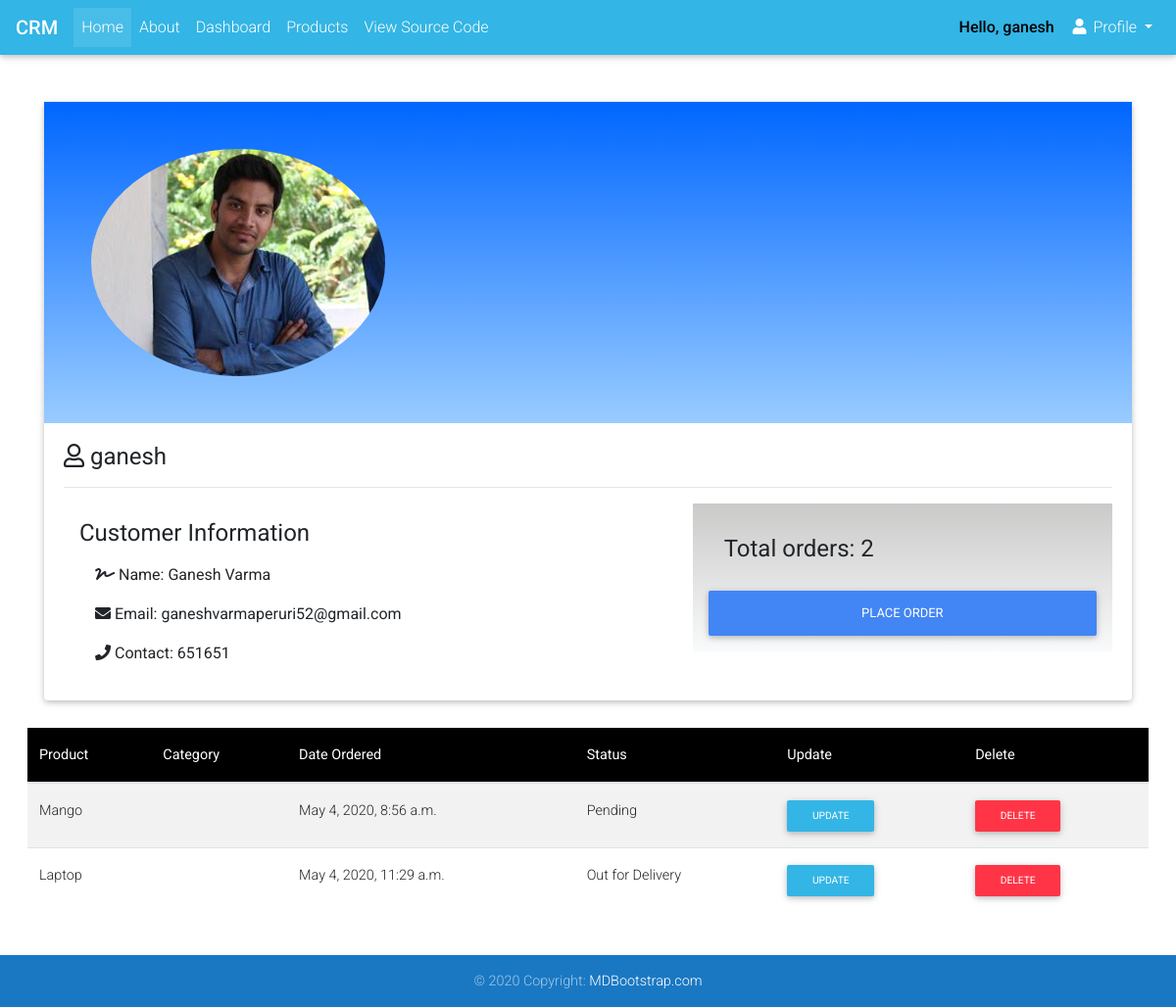
Page /customer/1 (signed in) on the committed database.
### webapp/models.py (models this page shows, shortened)
class Customer(models.Model):
    user = models.OneToOneField(User, on_delete=models.CASCADE, null=True)
    contact = models.CharField(max_length=20, null=True)
    date_created = models.DateTimeField(auto_now_add=True, null=True)
    image = models.ImageField(default='profile_pic.png', upload_to='profile_pics')

class Orders(models.Model):
    STATUS = (('Pending', 'Pending'),
              ('Out for Delivery', 'Out for Delivery'),
              ('Delivered', 'Delivered'))
    customer = models.ForeignKey(Customer, on_delete=models.SET_NULL, null=True)
    products = models.ForeignKey(Products, on_delete=models.SET_NULL, null=True)
    status = models.CharField(max_length=50, null=True, choices=STATUS)
    date_created= models.DateTimeField(auto_now_add=True)

class Products(models.Model):
    CATEGORY = (('Indoor','Indoor'), ('Outdoor', 'Outdoor'))
    name = models.CharField(max_length=20, null=True)
    price = models.CharField(max_length=20, null=True)
    description = models.TextField(max_length=50, null=True)
    date_created = models.DateTimeField(auto_now_add=True)
    category = models.CharField(max_length=20, choices=CATEGORY, null=True, blank=True)
    tag = models.ManyToManyField(Tag, null=True, blank=True)
    def __str__(self):
        return self.name

### webapp/views.py (the view)
# urls.py: path('customer/<str:pk>', views.customers, name='customer'),
@login_required(login_url='login')
def customers(request, pk):
    customer = Customer.objects.get(id=pk)
    orders = customer.orders_set.all()
    total_orders = orders.count()
    context = {'customer':customer, 'total_orders':total_orders, 'orders':orders}
    return render(request, 'customer.html',context)

### templates/customer.html
{% extends 'base.html' %}
{% block content %}
<div class="container mt-5">
    <div class="card testimonial-card">
      <div class="card-up" style="background:linear-gradient(to bottom, #0066ff 0%, #99ccff 100%)">
          <div class="avatar mx-auto p-5">
            <img src="{{customer.image.url}}" class="rounded-circle" alt="woman avatar">
          </div>
      </div>
      <div class="card-body">
        <h4 class="card-title"> <i class="far fa-user"></i> {{customer.user.username}}</h4>
        <hr>
          <div class="row">
              <div class="col-7">
                  <div class="content m-3">
                      <h4>Customer Information</h4>
                      <div class="m-3">
                          <p><i class="fas fa-signature"></i> Name: {{customer.user.first_name}} {{customer.user.last_name}}</p>
                          <p><i class="fas fa-envelope"></i> Email: {{customer.user.email}}</p>
                          <p><i class="fas fa-phone"></i> Contact: {{customer.contact}}</p>
                      </div>
                  </div>
              </div>
              <div class="col-5">
                  <div class="content p-3" style="background:linear-gradient(to bottom, #CACAC9 0%, #F9FAFB 100%)">
                      <div class="card-body p-3" ><h4 class="card-title">Total orders: {{total_orders}}</h4></div>
                      <a class="btn btn-primary btn-block" href="{% url 'createorder' customer.id %}">Place Order</a>
                </div>
              </div>
          </div>
      </div>
    </div>
</div>
<div class="row m-2">
    <div class="card-body">
        <table class="table table-striped">
            <thead class="black white-text" >
                <tr>
                    <th>Product</th>
                    <th>Category</th>
                    <th>Date Ordered</th>
                    <th>Status</th>
                    <th>Update</th>
                    <th>Delete</th>
                </tr>
            </thead>
            {% for order in orders %}
                <tr>
                    <td>{{order.products}}</td>
                    <td></td>
                    <td>{{order.date_created}}</td>
                    <td>{{order.status}}</td>
                    <td><a class="btn btn-sm btn-info" href="{% url 'updateorder' order.id %}">Update</a></td>
                    <td><a class="btn btn-sm btn-danger" href="{% url 'deleteorder' order.id %}">Delete</a></td>
                </tr>
            {% endfor %}
        </table>
    </div>
</div>
{% endblock %}

### templates/base.html (shortened to what this page needs)
<!DOCTYPE html>
{% load static %}
<html lang="en">
<head>
  <link rel="stylesheet" href="https://use.fontawesome.com/releases/v5.11.2/css/all.css">
  <link rel="stylesheet" href="{% static 'css/bootstrap.min.css' %} ">
  <link rel="stylesheet" href="{% static 'css/mdb.min.css'%}">
  <link rel="stylesheet" href="{% static 'css/style.css' %}">
</head>
<body>
{% include 'navbar.html' %}
{% block content %}
{% endblock %}
{% include 'footer.html' %}
</body>
</html>

### templates/navbar.html (shortened to what this page needs)
<nav class="mb-1 navbar navbar-expand-lg navbar-dark info-color">
  <a class="navbar-brand" href="{% url 'home' %}"><strong>CRM</strong></a>
  <div class="collapse navbar-collapse" id="navbarNav">
    <ul class="navbar-nav">
      <li class="nav-item active">
        <a class="nav-link" href="{% url 'home' %}">Home <span class="sr-only">(current)</span></a>
      </li>
      <li class="nav-item">
        <a class="nav-link" href="{% url 'about-page' %}">About</a>
      </li>
      {% if user.is_authenticated %}
          {% if user.is_staff %}
      <li class="nav-item">
        <a class="nav-link" href="{% url 'dashboard' %}">Dashboard</a>
      </li>
          {% endif%}
      <li class="nav-item">
        <a class="nav-link" href="{% url 'products' %}">Products</a>
      </li>
      {% endif %}
      <li class="nav-item">
        <a class="nav-link" href="https://github.com/ganeshvarmaperuri/crm.git">View Source Code</a>
      </li>
    </ul>
  </div>
  <div class="collapse navbar-collapse" id="navbarSupportedContent-4">
    <ul class="navbar-nav ml-auto">
  {% if user.is_authenticated %}
      <li class="nav-item">
        <a class="nav-link"><strong style="color:black">Hello, {{user.username}}</strong></a>
      </li>
      <li class="nav-item dropdown">
        <a class="nav-link dropdown-toggle" id="navbarDropdownMenuLink-4" data-toggle="dropdown"
          aria-haspopup="true" aria-expanded="false">
          <i class="fas fa-user"></i> Profile </a>
      </li>
  {% endif %}
    </ul>
  </div>
</nav>

### templates/footer.html
<footer class="page-footer font-small blue absolute-bottom">
  <div class="footer-copyright text-center py-3">© 2020 Copyright:
    <a href="https://mdbootstrap.com/"> MDBootstrap.com</a>
  </div>
</footer>

### rows in the picture
Customer: image (picture), user.username "ganesh", user.first_name "Ganesh", user.last_name "Varma", user.email "ganeshvarmaperuri52@gmail.com", contact "651651"
Orders: products "Mango", date_created "May 4, 2020, 8:56 a.m.", status "Pending"
Orders: products "Laptop", date_created "May 4, 2020, 11:29 a.m.", status "Out for Delivery"

### other values in the picture
{{ user.username }} "ganesh"
{{ total_orders }} "2"
